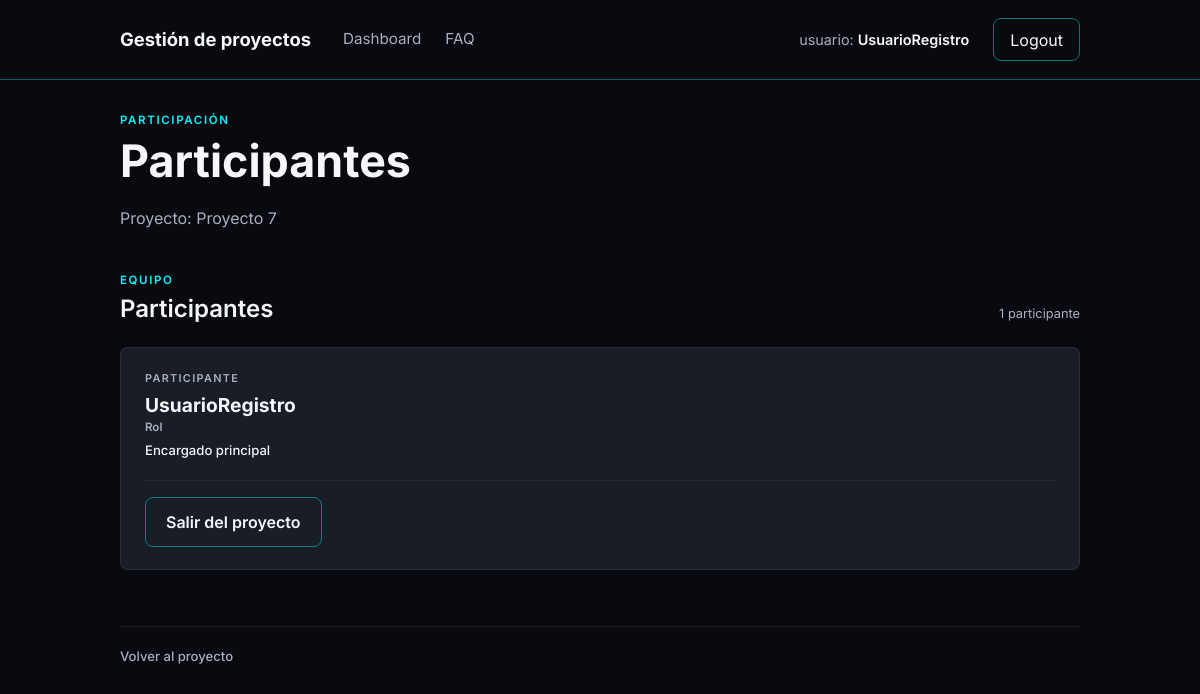
The app's page /proyectos/16/participantes/ (signed in) with its own data.
### core/models.py (models this page shows, shortened)
class Proyecto(models.Model):
    nombre = models.CharField(max_length=100)
    descripcion = models.TextField()
    fecha_inicio = models.DateField()
    fecha_termino = models.DateField()
    prioridad = models.PositiveSmallIntegerField(
        choices=[
            (1, "1 estrella"),
            (2, "2 estrellas"),
            (3, "3 estrellas"),
            (4, "4 estrellas"),
            (5, "5 estrellas"),
        ],
        default=3,
    )
    eliminado = models.BooleanField(default=False)

class Participacion(models.Model):
    ROLES = [
        ("encargado_principal", "Encargado principal"),
        ("ayudante", "Ayudante"),
        ("colaborador", "Colaborador"),
    ]
    usuario = models.ForeignKey(User, on_delete=models.PROTECT, related_name="participaciones",)
    proyecto = models.ForeignKey(Proyecto, on_delete=models.PROTECT, related_name="participaciones")
    rol = models.CharField(max_length=25, choices=ROLES,)
    activo = models.BooleanField(default=True)
    class Meta:
        verbose_name = "Participación"
        verbose_name_plural = "Participaciones"
        constraints = [
            models.UniqueConstraint(
                fields=["usuario", "proyecto"],
                condition=models.Q(activo=True),
                name="una_participacion_activa_por_usuario_proyecto",
            ),
        ]

### core/views.py (the view)
# urls.py: path('proyectos/<int:proyecto_id>/participantes/', participantes_proyecto, name='participantes_proyecto'),
@login_required
def participantes_proyecto(request, proyecto_id):
    proyecto, participacion = obtener_proyecto_para_usuario(request.user, proyecto_id)
    participantes = proyecto.participaciones.filter(activo=True,).select_related("usuario").annotate(
        orden_rol=Case(
            When(rol="encargado_principal", then=Value(1)),
            When(rol="ayudante", then=Value(2)),
            When(rol="colaborador", then=Value(3)),
            output_field=IntegerField(),
        )
    ).order_by(
        "orden_rol",
        Lower("usuario__username"),
    )
    contexto = {
        "usuario": request.user,
        "proyecto": proyecto,
        "participacion": participacion,
        "participantes": participantes,
    }
    return render(request, "proyectos/participantes_proyecto.html", contexto)

### core/services.py (called while the page is built, shortened)
@transaction.atomic
def calcular_progreso_proyecto(proyecto):
    tareas_activas = Tarea.objects.filter(proyecto=proyecto, eliminado=False,)
    if not tareas_activas.exists():
        return 0.0

def obtener_proyecto_para_usuario(usuario, proyecto_id):
    participacion = Participacion.objects.filter(
        usuario=usuario,
        proyecto_id=proyecto_id,
        activo=True,
        proyecto__eliminado=False,
    ).select_related("proyecto").first()
    if participacion is None:
        raise ValidationError("El usuario no participa activamente en este proyecto.")
    proyecto = participacion.proyecto
    proyecto.progreso = calcular_progreso_proyecto(proyecto)
    return proyecto, participacion

### templates/proyectos/participantes_proyecto.html (shortened to what this page needs)
{% extends "base.html" %}
{% block content %}
<section class="detalle-proyecto">
<header class="detalle-encabezado">
    <div class="detalle-encabezado-texto">
        <span class="etiqueta-seccion">PARTICIPACIÓN</span>
        <h1>Participantes</h1>
        <p class="detalle-descripcion">
            Proyecto: {{ proyecto.nombre }}
        </p>
    </div>
</header>
<section>
    <header class="detalle-seccion-encabezado">
        <div>
            <span class="etiqueta-seccion">EQUIPO</span>
            <h2>Participantes</h2>
        </div>
        {% if participantes %}
            <span class="detalle-contador">
                {{ participantes|length }} participante{{ participantes|length|pluralize }}
            </span>
        {% endif %}
    </header>
    {% if participantes %}
        <div class="lista-tareas">
            {% for participante in participantes %}
                <article class="tarjeta-tarea">
                    <div class="tarjeta-tarea-cabecera">
                        <div class="tarjeta-tarea-titulo">
                            <span class="tarjeta-etiqueta">
                                PARTICIPANTE
                            </span>
                            <h3>
                                {{ participante.usuario.username }}
                            </h3>
                        </div>
                    </div>
                    <div class="tarjeta-tarea-datos">
                        <div class="tarjeta-tarea-dato">
                            <span>Rol</span>
                            <strong>
                                {{ participante.get_rol_display }}
                            </strong>
                        </div>
                    </div>
                    {% if participante == participacion %}
                        <div class="tarjeta-tarea-acciones">
                            <a
                                href="{% url 'salir_proyecto' proyecto.id %}"
                                class="boton boton-secundario"
                            >
                                Salir del proyecto
                            </a>
                        </div>
                    {% endif %}
                </article>
            {% endfor %}
        </div>
    {% else %}
        <div class="visor-vacio">
            <p>No hay participantes activos en este proyecto.</p>
        </div>
    {% endif %}
</section>
<nav class="navegacion-proyecto">
    <a
        href="{% url 'detalle_proyecto' proyecto.id %}"
        class="navegacion-proyecto-enlace"
    >
        Volver al proyecto
    </a>
</nav>
</section>
{% endblock %}

### templates/base.html (shortened to what this page needs)
{% load static %}
<!DOCTYPE html>
<html lang="es">
<head>
    <link href="https://cdn.jsdelivr.net/npm/bootstrap@5.3.8/dist/css/bootstrap.min.css" rel="stylesheet">
    <link rel="stylesheet" href="{% static 'css/style.css' %}">
</head>
<body>
    {% if user.is_authenticated %}
        <nav class="navbar-principal">
            <div class="navbar-contenido">
                <div class="navbar-izquierda">
                    <a href="{% url 'dashboard' %}" class="navbar-marca">
                        Gestión de proyectos
                    </a>
                    <div class="navbar-enlaces">
                        <a href="{% url 'dashboard' %}" class="navbar-enlace">
                            Dashboard
                        </a>
                        <a href="{% url 'faq' %}" class="navbar-enlace">
                            FAQ
                        </a>
                    </div>
                </div>
                <div class="navbar-derecha">
                    <span class="navbar-usuario">
                        <span class="navbar-usuario-etiqueta">
                            usuario:
                        </span>
                        <strong>
                            {{ user.username }}
                        </strong>
                    </span>
                    <form method="post" action="{% url 'logout' %}">
                        <button type="submit" class="boton boton-navbar">
                            Logout
                        </button>
                    </form>
                </div>
            </div>
        </nav>
    {% endif %}
    <main class="contenido-principal">
        {% block content %}
        {% endblock %}
    </main>
</body>
</html>

### records on screen
Proyecto: nombre "Proyecto 7"
Participacion: usuario.username "UsuarioRegistro", rol "Encargado principal", shows "Salir del proyecto"

### other values on screen
{{ user.username }} "UsuarioRegistro"
{{ participantes|length }} "1"
